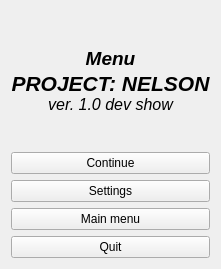
<?xml version="1.0" encoding="UTF-8"?>
<ui version="4.0">
 <class>Form</class>
 <widget class="QWidget" name="Form">
  <property name="geometry">
   <rect>
    <x>0</x>
    <y>0</y>
    <width>208</width>
    <height>269</height>
   </rect>
  </property>
  <property name="windowTitle">
   <string>Menu</string>
  </property>
  <property name="windowIcon">
   <iconset>
    <normaloff>../data/ico/engine.ico</normaloff>../data/ico/engine.ico</iconset>
  </property>
  <layout class="QGridLayout" name="gridLayout">
   <item row="0" column="0">
    <spacer name="verticalSpacer_2">
     <property name="orientation">
      <enum>Qt::Vertical</enum>
     </property>
     <property name="sizeHint" stdset="0">
      <size>
       <width>30</width>
       <height>21</height>
      </size>
     </property>
    </spacer>
   </item>
   <item row="1" column="0">
    <widget class="QLabel" name="logo">
     <property name="text">
      <string>&lt;html&gt;&lt;head/&gt;&lt;body&gt;&lt;p align=&quot;center&quot;&gt;&lt;span style=&quot; font-family:'Times New Roman'; font-size:14pt; font-weight:600; font-style:italic;&quot;&gt;Menu&lt;/span&gt;&lt;span style=&quot; font-family:'Times New Roman'; font-size:18pt; font-weight:600; font-style:italic;&quot;&gt;&lt;br/&gt;&lt;/span&gt;&lt;span style=&quot; font-family:'Times New Roman'; font-size:16pt; font-weight:600; font-style:italic;&quot;&gt;PROJECT: NELSON&lt;br/&gt;&lt;/span&gt;&lt;span style=&quot; font-family:'Times New Roman'; font-size:12pt; font-style:italic;&quot;&gt;ver. 1.0 dev show&lt;/span&gt;&lt;/p&gt;&lt;/body&gt;&lt;/html&gt;</string>
     </property>
     <property name="textFormat">
      <enum>Qt::AutoText</enum>
     </property>
    </widget>
   </item>
   <item row="2" column="0">
    <spacer name="verticalSpacer">
     <property name="orientation">
      <enum>Qt::Vertical</enum>
     </property>
     <property name="sizeHint" stdset="0">
      <size>
       <width>20</width>
       <height>20</height>
      </size>
     </property>
    </spacer>
   </item>
   <item row="3" column="0">
    <layout class="QVBoxLayout" name="verticalLayout">
     <item>
      <widget class="QPushButton" name="continue_btn">
       <property name="text">
        <string>Continue</string>
       </property>
      </widget>
     </item>
     <item>
      <widget class="QPushButton" name="settings_btn">
       <property name="text">
        <string>Settings</string>
       </property>
      </widget>
     </item>
     <item>
      <widget class="QPushButton" name="mainmenu_btn">
       <property name="text">
        <string>Main menu</string>
       </property>
      </widget>
     </item>
     <item>
      <widget class="QPushButton" name="quit_btn">
       <property name="text">
        <string>Quit</string>
       </property>
      </widget>
     </item>
    </layout>
   </item>
  </layout>
 </widget>
 <resources/>
 <connections/>
</ui>
